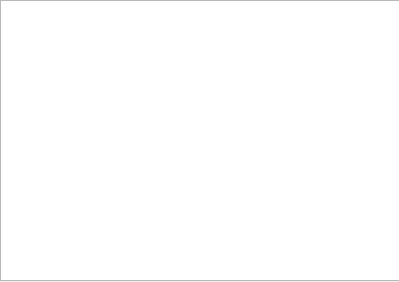
<?xml version="1.0" encoding="UTF-8"?>
<ui version="4.0">
 <class>Scorebook</class>
 <widget class="QWidget" name="Scorebook">
  <property name="geometry">
   <rect>
    <x>0</x>
    <y>0</y>
    <width>399</width>
    <height>282</height>
   </rect>
  </property>
  <property name="windowTitle">
   <string>Form</string>
  </property>
  <widget class="QTableWidget" name="tableWidget">
   <property name="geometry">
    <rect>
     <x>0</x>
     <y>0</y>
     <width>401</width>
     <height>281</height>
    </rect>
   </property>
  </widget>
 </widget>
 <resources/>
 <connections/>
</ui>
